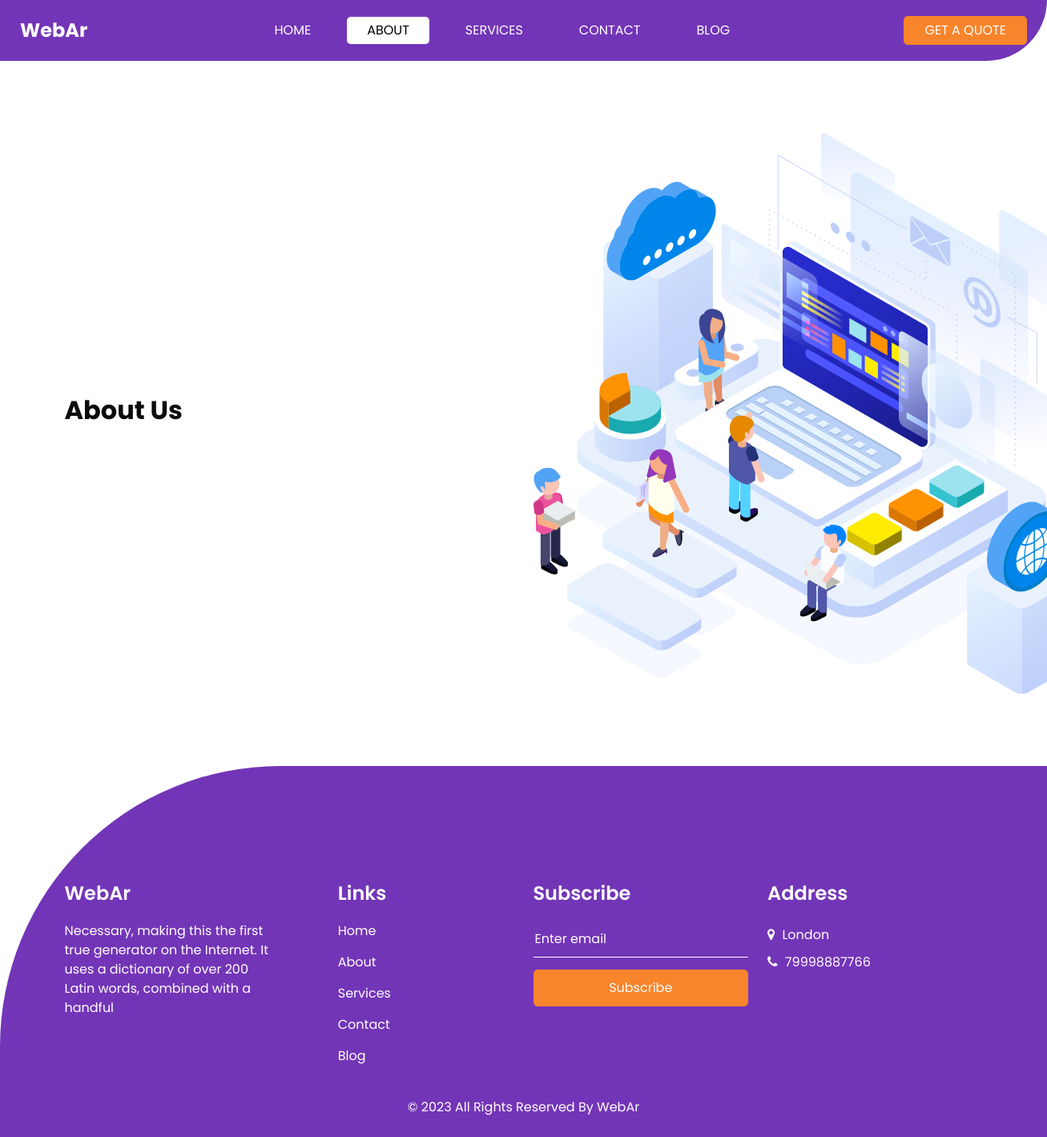
Page /about/ on the earlier database version.
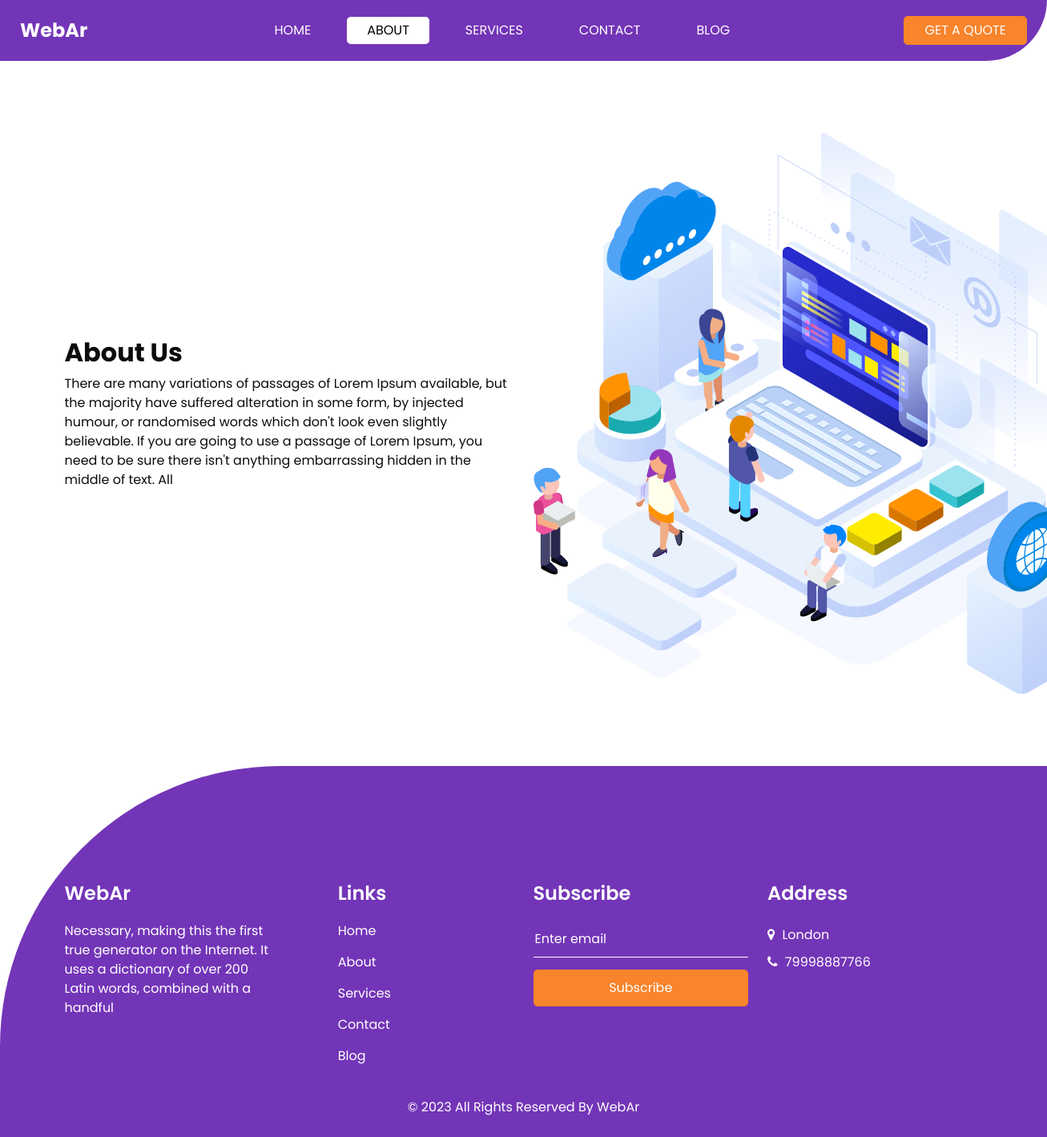
Same page on the later database version.
### blog/models.py (models this page shows, shortened)
class Page(models.Model):
    title = models.CharField(max_length=128, blank=False, verbose_name='title')
    slug = models.SlugField(max_length=256, unique=True, verbose_name='url')
    description = models.TextField(blank=True, verbose_name='description')
    meta_title = models.CharField(max_length=128, blank=True, verbose_name='m_title')
    meta_keywords = models.CharField(max_length=128, blank=True, verbose_name='m_keywords')
    meta_description = models.CharField(max_length=128, blank=True, verbose_name='m_description')
    date_created = models.DateTimeField(auto_now_add=True, verbose_name='Create date')
    date_updated = models.DateTimeField(auto_now=True, verbose_name='Update date')
    class Meta:
        verbose_name = 'Page'
        verbose_name_plural = 'Pages'

### blog/views.py (the view)
# urls.py: path('about/', AboutView.as_view(), name='about'),
class AboutView(DataMixin, ListView):
    model = Page
    template_name = 'blog/about.html'
    def get_context_data(self, **kwargs):
        self.kwargs['page_slug'] = self.request.path.replace('/', '')
        context = super().get_context_data(**kwargs)
        context_page = self.get_page_context()
        context_constants = self.get_constants()
        context = context | context_page | context_constants
        return context

### blog/templatetags/menu_tags.py (called while the page is built)
@register.inclusion_tag('blog/tags/header_menu.html', takes_context=True)
def show_header_menu(context):
    menu_items = Page.objects.all()
    return {"menu_items": menu_items,}

@register.inclusion_tag('blog/tags/footer_menu.html', takes_context=True)
def show_footer_menu(context):
    menu_items = Page.objects.all()
    return {"menu_items": menu_items,}

### blog/utils.py (called while the page is built)
    def get_page_context(self, **kwargs):
        context = kwargs
        page = Page.objects.get(slug=self.kwargs['page_slug'])
        context['title'] = page.title
        context['description'] = page.description
        context['meta_title'] = page.meta_title or page.title
        context['meta_description'] = page.meta_description
        context['meta_keywords'] = page.meta_keywords
        return context

### blog/templates/blog/about.html
{% extends './base_blog.html' %}
{% block header %}
    {% include './inc/_header.html' %}
{% endblock %}
{% block main %}
{% load static %}
<section class="layout_padding">
    <div class="container  ">
        <div class="row align-items-center">
            <div class="col-md-6">
                <div class="detail-box">
                    <div class="heading_container">
                        <h2>
                            About Us
                        </h2>
                    </div>
                    <div>
                        {{ description|safe }}
                    </div>
                </div>
            </div>
            <div class="col-md-6 ">
                <div class="img-box">
                    <img src="{% static 'blog/images/about-img.png' %}" alt="">
                </div>
            </div>
        </div>
    </div>
</section>
{% endblock %}

### blog/templates/blog/tags/header_menu.html
<ul class="navbar-nav  " id="menu-top">
    {% for m_item in menu_items %}
        {% if forloop.counter == 1 %}
        <li class="nav-item ">
            <a class="nav-link" title="{{ m_item.title }}" href="/">{{ m_item.title }}</a>
        </li>
        {% else %}
        <li class="nav-item ">
            <a class="nav-link" title="{{ m_item.title }}" href="/{{ m_item.slug }}/">{{ m_item.title }}</a>
        </li>
        {% endif %}
    {% endfor %}
</ul>

### blog/templates/blog/tags/footer_menu.html
<div class="info_links">
    {% for m_item in menu_items %}
        {% if forloop.counter == 1 %}
            <a title="{{ m_item.title }}" href="/">{{ m_item.title }}</a>
        {% else %}
            <a title="{{ m_item.title }}" href="/{{ m_item.slug }}/">{{ m_item.title }}</a>
        {% endif %}
    {% endfor %}
</div>

Differences in the rows shown:
changed Page "ABOUT": description (not shown) → "There are many variations of passages of Lorem Ipsum available, but the majority have suffered alteration in some form, by injected humour, or randomised words which don't look even slightly believable. If you are going to use a passage of Lorem Ipsum, you need to be sure there isn't anything embarrassing hidden in the middle of text. All"
